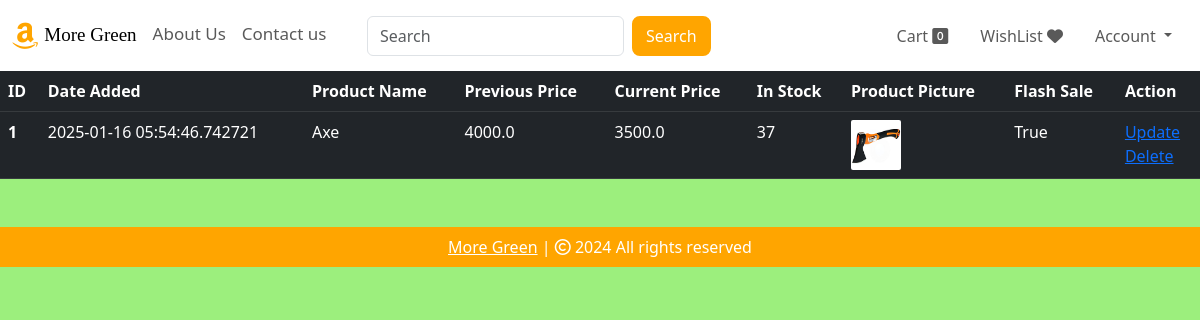
The page /shop-items (signed in) on the database its author committed.
### website/models.py (models this page shows, shortened)
class Product(db.Model):
    id = db.Column(db.Integer, primary_key=True)
    product_name = db.Column(db.String(100), nullable=False)
    current_price = db.Column(db.Float, nullable=False)
    previous_price = db.Column(db.Float, nullable=False)
    in_stock = db.Column(db.Integer, nullable=False)
    product_picture = db.Column(db.String(1000), nullable=False)
    flash_sale = db.Column(db.Boolean, default=False)
    date_added = db.Column(db.DateTime, default=datetime.utcnow)
    carts = db.relationship('Cart', backref=db.backref('product', lazy=True))
    orders = db.relationship('Order', backref=db.backref('product', lazy=True))

### website/admin.py (the view)
@admin.route('/shop-items', methods=['GET', 'POST'])
@login_required
def shop_items():
    if current_user.id == 1:
        items = Product.query.order_by(Product.date_added).all()
        return render_template('shop_items.html', items=items)
    return render_template('404.html')

### website/__init__.py (called while the page is built)
def create_app():
    app = Flask(__name__)
    app.config['SECRET_KEY'] = 'hbnwdvbn ajnbsjn ahe'
    app.config['SQLALCHEMY_DATABASE_URI'] = f'sqlite:///{DB_NAME}'
    db.init_app(app)
    @app.errorhandler(404)
    def page_not_found(error):
        return render_template('404.html')
    login_manager = LoginManager()
    login_manager.init_app(app)
    login_manager.login_view = 'auth.login'
    @login_manager.user_loader
    def load_user(id):
        return Customer.query.get(int(id))
    from .views import views
    from .auth import auth
    from .admin import admin
    from .models import Customer, Cart, Product, Order
    app.register_blueprint(views, url_prefix='/') # localhost:5000/about-us
    app.register_blueprint(auth, url_prefix='/') # localhost:5000/auth/change-password
    app.register_blueprint(admin, url_prefix='/')
    return app

### website/templates/shop_items.html (shortened to what this page needs)
{% extends 'base.html' %}
{% block body %}
{% if items | length < 1 %}
<h3 style="color: white;">No Shop Items </h3>
{% else %}
<table class="table table-dark table-hover">
    <thead>
        <tr>
            <th scope="col">ID</th>
            <th scope="col">Date Added</th>
            <th scope="col">Product Name</th>
            <th scope="col">Previous Price</th>
            <th scope="col">Current Price</th>
            <th scope="col">In Stock</th>
            <th scope="col">Product Picture</th>
            <th scope="col">Flash Sale</th>
            <th scope="col">Action</th>
        </tr>
    </thead>
    <tbody>
        {% for item in items %}
        <tr>
            <th scope="row">{{ item.id }}</th>
            <td>{{ item.date_added }}</td>
            <td>{{ item.product_name }}</td>
            <td>{{ item.previous_price }}</td>
            <td>{{ item.current_price }}</td>
            <td>{{ item.in_stock }}</td>
            <td><img src="{{ item.product_picture }}" alt="" style="height: 50px; width: 50px; border-radius: 2px;"></td>
            <td>{{ item.flash_sale }}</td>
            <td>
                <a href="/update-item/{{ item.id }}">Update</a>
                <br>
                <a href="/delete-item/{{ item.id }}">Delete</a>
            </td>
        </tr>
        {% endfor %}
    </tbody>
</table>
{% endif %}
{% endblock %}

### rows shown on the page
Product: id "1", date_added "2025-01-16 05:54:46.742721", product_name "Axe", previous_price "4000.0", current_price "3500.0", in_stock "37", product_picture (picture), flash_sale "True"
